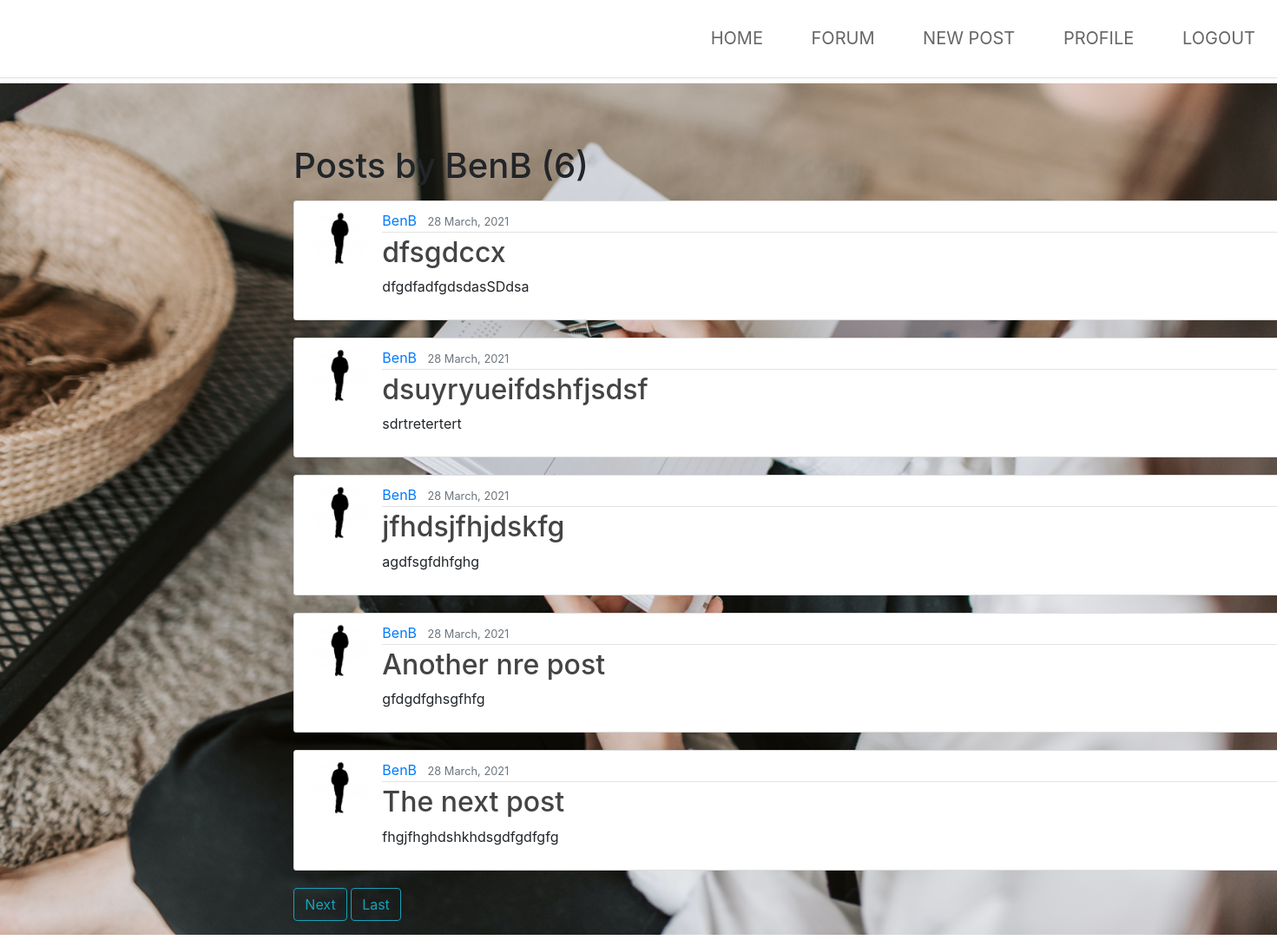
Page /user/BenB (signed in) on the earlier database version.
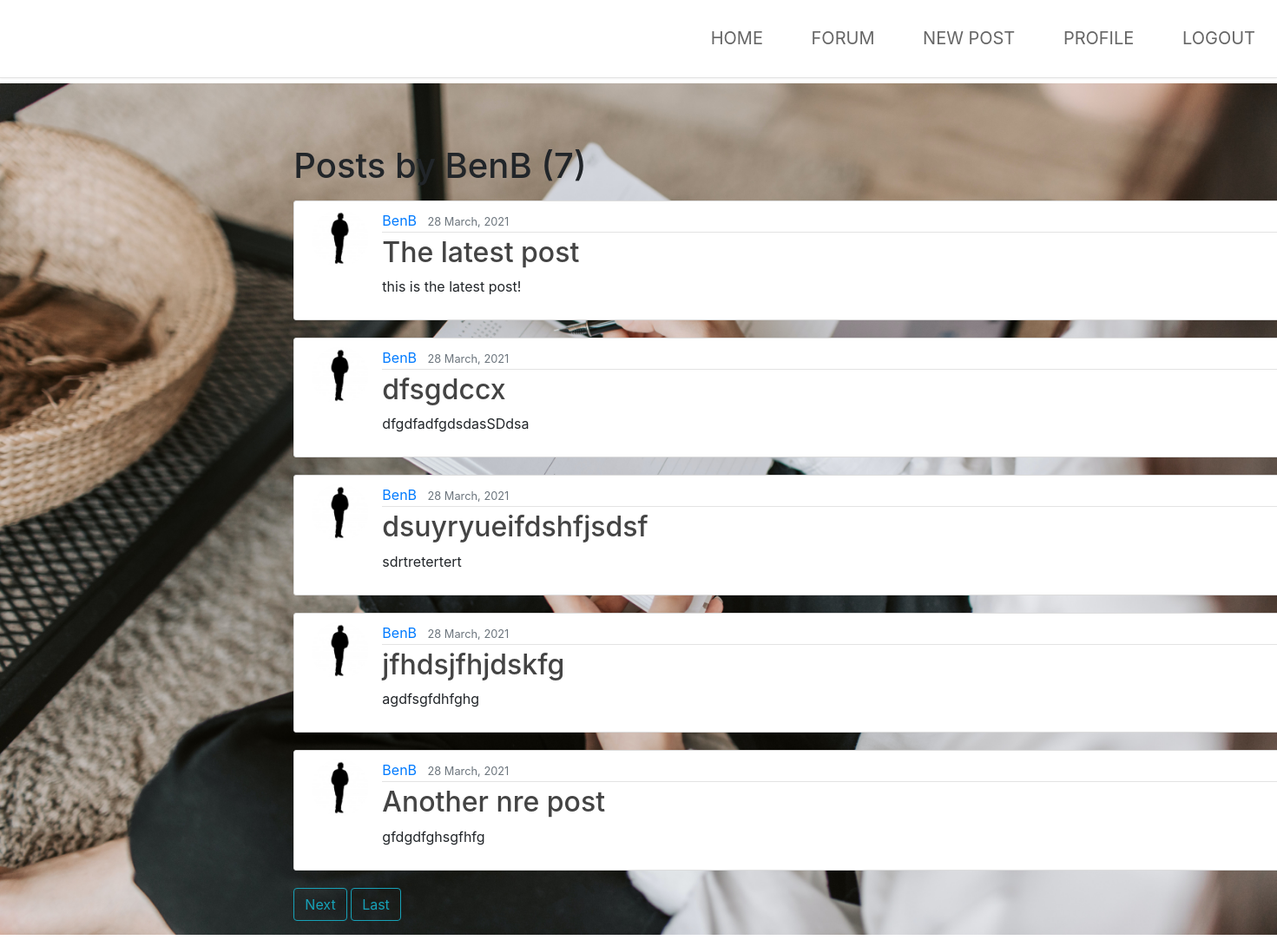
Same page on the later database version.
### blogApp/models.py (models this page shows, shortened)
class Post(models.Model):
	title = models.CharField(max_length=100) #Setting the fields for the posts
	content = models.TextField() #Setting the fields for the post
	datePosted = models.DateTimeField(default=timezone.now) #Making the date stamp for the posts, it defaults to the current date/ time so it autmomatically tags posts with the right date
	author = models.ForeignKey(User, on_delete=models.CASCADE) #Assigning the user varible to the author section of a post, I also added .CASCADE to ensure if a user is deleted so is thier posts

### users/models.py (models this page shows, shortened)
class Profile(models.Model): #Creating the profile model
	user = models.OneToOneField(User, on_delete=models.CASCADE) #Setting the user models and also using the .CASCADE so when the user is deleted everything associated with them is deleted
	image=models.ImageField(default='default.png',upload_to='profile_photos') #Setting the users profile pic
	bio = models.CharField(max_length=200, default='This is my awesome bio!')

### blogApp/views.py (the view)
# urls.py: path('user/<str:username>', UserPostListView.as_view(), name='user-posts'),
class UserPostListView(LoginRequiredMixin, ListView): #This is very simular to the main posts view but this is setting the method to view the posts made by one author.
	model = Post #Defining the model as post
	template_name = 'blogApp/user_posts.html' #Assigning the template the right HTML file
	context_object_name = 'posts' #giving the object a name
	paginate_by = 5 #Also setting there to be 5 posts per page so design is consistant across all areas of the app
	def get_queryset(self): #Function to ensure that the user has posts
		user = get_object_or_404(User, username=self.kwargs.get('username')) #This assigns the user varible a method that either results in a 404 if the user doesnt exist or it will show all the posts made by that user.
		return Post.objects.filter(author=user).order_by('-datePosted') #Odering the posts by most recent too

### blogApp/templates/blogApp/user_posts.html (shortened to what this page needs)
{% extends "blogApp/baseMessage.html" %}
{% block content %}
  <div class="register" >
  <main role="main" class="container">
    <div class="row newDiv">
      <div class="col-md-12">
        <h1 class="mb-3">Posts by {{ view.kwargs.username }} ({{ page_obj.paginator.count }})</h1>
        {% for post in posts %}
            <article class="media content-section">
              <img class="rounded-circle article-img" src="{{ post.author.profile.image.url }}">
              <div class="media-body">
                <div class="article-metadata">
                  <a class="mr-2" href="{% url 'user-posts' post.author.username %}">{{ post.author }}</a>
                  <small class="text-muted">{{ post.datePosted|date:"d F, Y" }}</small>
                </div>
                <h2><a class="article-title" href="{% url 'post-detail' post.id %}">{{ post.title }}</a></h2>
                <p class="article-content">{{ post.content }}</p>
              </div>
            </article>
        {% endfor %}
        {% if is_paginated %}
          {% if page_obj.has_next %}
            <a class="btn btn-outline-info mb-4" href="?page={{ page_obj.next_page_number }}">Next</a>
            <a class="btn btn-outline-info mb-4" href="?page={{ page_obj.paginator.num_pages }}">Last</a>
          {% endif %}
        {% endif %}
        </div>
      </div>
    </main>
</div>
{% endblock content %}

Differences in the rows shown:
no longer on this page (row unchanged): Post: author.profile.image (placeholder picture), author "BenB", datePosted "28 March, 2021", title "The next post", content "fhgjfhghdshkhdsgdfgdfgfg"
added Post: author.profile.image (placeholder picture), author "BenB", datePosted "28 March, 2021", title "The latest post", content "this is the latest post!"
Other differences:
{{ page_obj.paginator.count }}: "6" → "7"
